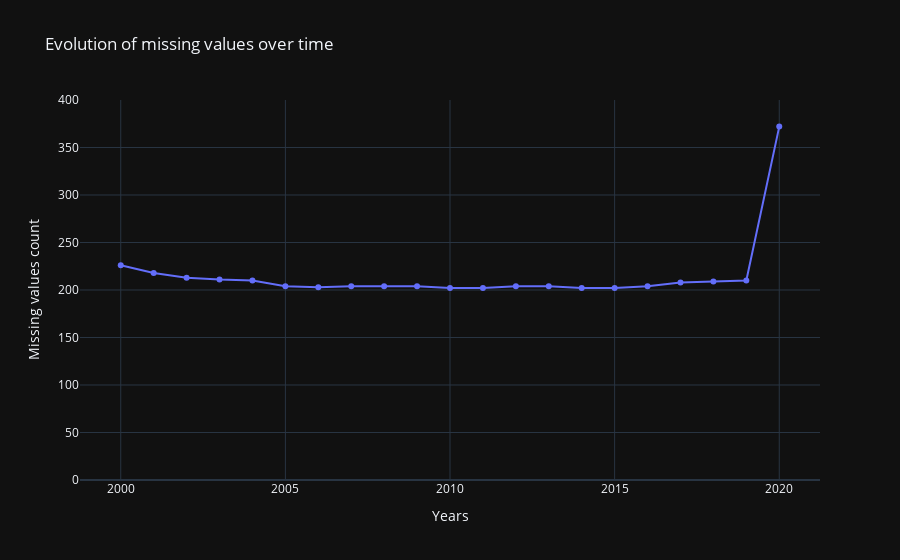

Here is the notebook cell this chart was saved with:
### Code cell
def line_plot_missing_values(df_energy : pd.DataFrame = df_energy) -> go.Figure:
    """
    The line_plot_missing_values function plot the number of na by years
    :param df_energy: 
    :return: 
    """   
    missing_values_by_year = df_energy.groupby("Year").apply(lambda x: x.isna().sum().sum())
    
    # Create a line chart
    fig_na = px.line(
        x=missing_values_by_year.index,
        y=missing_values_by_year,
        template=THEME,  # Assuming THEME is defined elsewhere
        labels={"x": "Years", "y": "Missing values count"},
        range_y=[0, 400],
        markers=True,
        title="Evolution of missing values over time",
    )
    
    return fig_na

line_plot_missing_values()

### Figure 1 — Plotly figure (JSON) as saved in the notebook; plotly's stock layout.template omitted (floating-point values rounded to 4 significant figures)
{"data": [{"hovertemplate": "Years=%{x}<br>Missing values count=%{y}<extra></extra>", "legendgroup": "", "line": {"color": "#636efa", "dash": "solid"}, "marker": {"symbol": "circle"}, "mode": "lines+markers", "name": "", "orientation": "v", "showlegend": false, "x": [2000, 2001, 2002, 2003, 2004, 2005, 2006, 2007, 2008, 2009, 2010, 2011, 2012, 2013, 2014, 2015, 2016, 2017, 2018, 2019, 2020], "xaxis": "x", "y": [226, 218, 213, 211, 210, 204, 203, 204, 204, 204, 202, 202, 204, 204, 202, 202, 204, 208, 209, 210, 372], "yaxis": "y", "type": "scatter"}], "layout": {"xaxis": {"anchor": "y", "domain": [0.0, 1.0], "title": {"text": "Years"}}, "yaxis": {"anchor": "x", "domain": [0.0, 1.0], "title": {"text": "Missing values count"}, "range": [0, 400]}, "legend": {"tracegroupgap": 0}, "title": {"text": "Evolution of missing values over time"}}}
